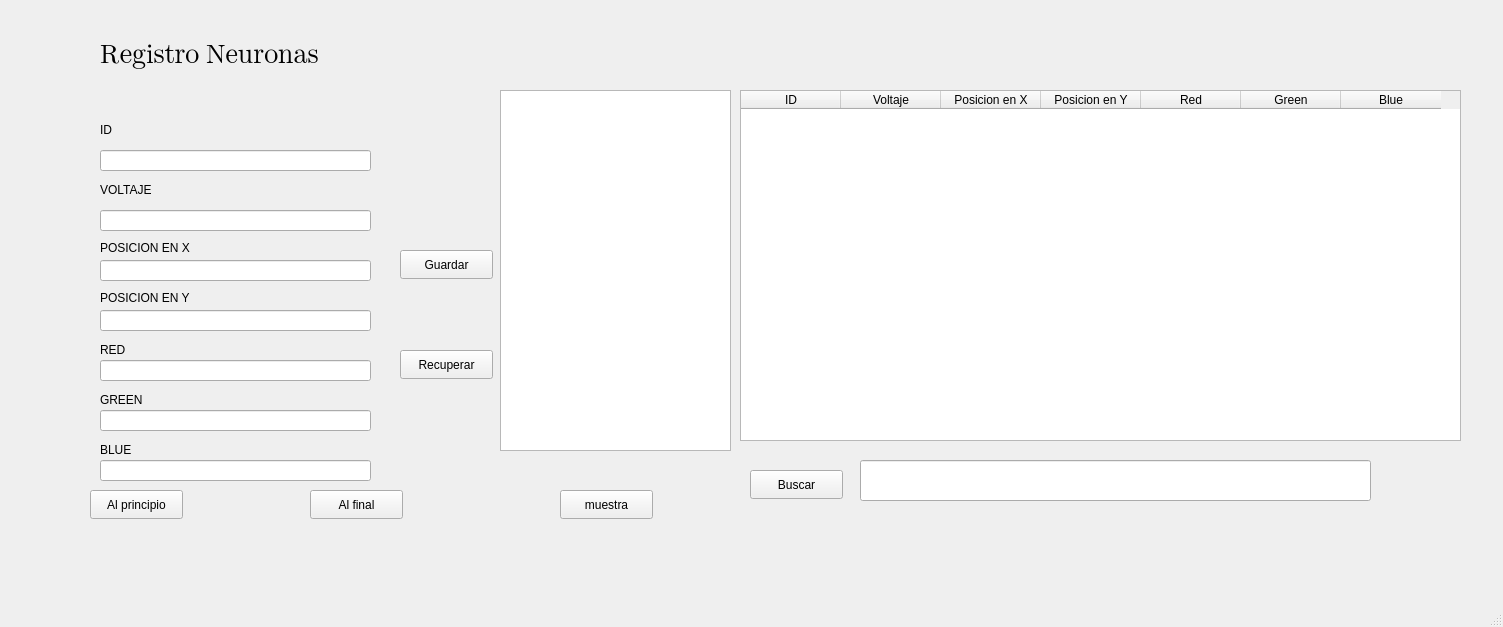
<?xml version="1.0" encoding="UTF-8"?>
<ui version="4.0">
 <class>MainWindow</class>
 <widget class="QMainWindow" name="MainWindow">
  <property name="geometry">
   <rect>
    <x>0</x>
    <y>0</y>
    <width>1503</width>
    <height>627</height>
   </rect>
  </property>
  <property name="windowTitle">
   <string>MainWindow</string>
  </property>
  <widget class="QWidget" name="centralwidget">
   <widget class="QLabel" name="label_14">
    <property name="geometry">
     <rect>
      <x>100</x>
      <y>290</y>
      <width>131</width>
      <height>16</height>
     </rect>
    </property>
    <property name="text">
     <string>POSICION EN Y</string>
    </property>
   </widget>
   <widget class="QLabel" name="label_16">
    <property name="geometry">
     <rect>
      <x>100</x>
      <y>120</y>
      <width>63</width>
      <height>20</height>
     </rect>
    </property>
    <property name="text">
     <string>ID</string>
    </property>
   </widget>
   <widget class="QLabel" name="label_2">
    <property name="geometry">
     <rect>
      <x>100</x>
      <y>30</y>
      <width>271</width>
      <height>51</height>
     </rect>
    </property>
    <property name="font">
     <font>
      <family>Segoe UI Emoji</family>
      <pointsize>20</pointsize>
     </font>
    </property>
    <property name="cursor">
     <cursorShape>SizeHorCursor</cursorShape>
    </property>
    <property name="text">
     <string>Registro Neuronas</string>
    </property>
   </widget>
   <widget class="QLineEdit" name="GREEN">
    <property name="geometry">
     <rect>
      <x>100</x>
      <y>410</y>
      <width>271</width>
      <height>21</height>
     </rect>
    </property>
   </widget>
   <widget class="QPushButton" name="Principio">
    <property name="geometry">
     <rect>
      <x>90</x>
      <y>490</y>
      <width>93</width>
      <height>29</height>
     </rect>
    </property>
    <property name="text">
     <string>Al principio</string>
    </property>
   </widget>
   <widget class="QLabel" name="label_11">
    <property name="geometry">
     <rect>
      <x>100</x>
      <y>340</y>
      <width>63</width>
      <height>20</height>
     </rect>
    </property>
    <property name="text">
     <string>RED</string>
    </property>
   </widget>
   <widget class="QLineEdit" name="data_ID">
    <property name="geometry">
     <rect>
      <x>100</x>
      <y>150</y>
      <width>271</width>
      <height>21</height>
     </rect>
    </property>
   </widget>
   <widget class="QLineEdit" name="POSICIONY">
    <property name="geometry">
     <rect>
      <x>100</x>
      <y>310</y>
      <width>271</width>
      <height>21</height>
     </rect>
    </property>
   </widget>
   <widget class="QLineEdit" name="data_VOLTAJE">
    <property name="geometry">
     <rect>
      <x>100</x>
      <y>210</y>
      <width>271</width>
      <height>21</height>
     </rect>
    </property>
   </widget>
   <widget class="QLabel" name="label_13">
    <property name="geometry">
     <rect>
      <x>100</x>
      <y>390</y>
      <width>63</width>
      <height>20</height>
     </rect>
    </property>
    <property name="text">
     <string>GREEN</string>
    </property>
   </widget>
   <widget class="QLineEdit" name="RED">
    <property name="geometry">
     <rect>
      <x>100</x>
      <y>360</y>
      <width>271</width>
      <height>21</height>
     </rect>
    </property>
   </widget>
   <widget class="QLabel" name="label_15">
    <property name="geometry">
     <rect>
      <x>100</x>
      <y>240</y>
      <width>111</width>
      <height>16</height>
     </rect>
    </property>
    <property name="text">
     <string>POSICION EN X</string>
    </property>
   </widget>
   <widget class="QLabel" name="label_12">
    <property name="geometry">
     <rect>
      <x>100</x>
      <y>440</y>
      <width>63</width>
      <height>20</height>
     </rect>
    </property>
    <property name="text">
     <string>BLUE</string>
    </property>
   </widget>
   <widget class="QLabel" name="label_10">
    <property name="geometry">
     <rect>
      <x>100</x>
      <y>180</y>
      <width>63</width>
      <height>20</height>
     </rect>
    </property>
    <property name="text">
     <string>VOLTAJE</string>
    </property>
   </widget>
   <widget class="QPushButton" name="Final">
    <property name="geometry">
     <rect>
      <x>310</x>
      <y>490</y>
      <width>93</width>
      <height>29</height>
     </rect>
    </property>
    <property name="text">
     <string>Al final</string>
    </property>
   </widget>
   <widget class="QPushButton" name="Muestra">
    <property name="geometry">
     <rect>
      <x>560</x>
      <y>490</y>
      <width>93</width>
      <height>29</height>
     </rect>
    </property>
    <property name="text">
     <string>muestra</string>
    </property>
   </widget>
   <widget class="QLineEdit" name="POSICIONX">
    <property name="geometry">
     <rect>
      <x>100</x>
      <y>260</y>
      <width>271</width>
      <height>21</height>
     </rect>
    </property>
   </widget>
   <widget class="QLineEdit" name="BLUE">
    <property name="geometry">
     <rect>
      <x>100</x>
      <y>460</y>
      <width>271</width>
      <height>21</height>
     </rect>
    </property>
   </widget>
   <widget class="QPlainTextEdit" name="RESULTADO">
    <property name="geometry">
     <rect>
      <x>500</x>
      <y>90</y>
      <width>231</width>
      <height>361</height>
     </rect>
    </property>
   </widget>
   <widget class="QPushButton" name="Guardar">
    <property name="geometry">
     <rect>
      <x>400</x>
      <y>250</y>
      <width>93</width>
      <height>29</height>
     </rect>
    </property>
    <property name="text">
     <string>Guardar</string>
    </property>
   </widget>
   <widget class="QPushButton" name="Recuperar">
    <property name="geometry">
     <rect>
      <x>400</x>
      <y>350</y>
      <width>93</width>
      <height>29</height>
     </rect>
    </property>
    <property name="text">
     <string>Recuperar</string>
    </property>
   </widget>
   <widget class="QPushButton" name="Buscar">
    <property name="geometry">
     <rect>
      <x>750</x>
      <y>470</y>
      <width>93</width>
      <height>29</height>
     </rect>
    </property>
    <property name="text">
     <string>Buscar</string>
    </property>
   </widget>
   <widget class="QTableWidget" name="RESULTADO2">
    <property name="geometry">
     <rect>
      <x>740</x>
      <y>90</y>
      <width>721</width>
      <height>351</height>
     </rect>
    </property>
    <column>
     <property name="text">
      <string>ID</string>
     </property>
    </column>
    <column>
     <property name="text">
      <string>Voltaje</string>
     </property>
    </column>
    <column>
     <property name="text">
      <string>Posicion en X</string>
     </property>
    </column>
    <column>
     <property name="text">
      <string>Posicion en Y</string>
     </property>
    </column>
    <column>
     <property name="text">
      <string>Red</string>
     </property>
    </column>
    <column>
     <property name="text">
      <string>Green</string>
     </property>
    </column>
    <column>
     <property name="text">
      <string>Blue</string>
     </property>
    </column>
   </widget>
   <widget class="QLineEdit" name="busqueda">
    <property name="geometry">
     <rect>
      <x>860</x>
      <y>460</y>
      <width>511</width>
      <height>41</height>
     </rect>
    </property>
   </widget>
  </widget>
  <widget class="QMenuBar" name="menubar">
   <property name="geometry">
    <rect>
     <x>0</x>
     <y>0</y>
     <width>1503</width>
     <height>26</height>
    </rect>
   </property>
  </widget>
  <widget class="QStatusBar" name="statusbar"/>
 </widget>
 <resources/>
 <connections/>
</ui>
